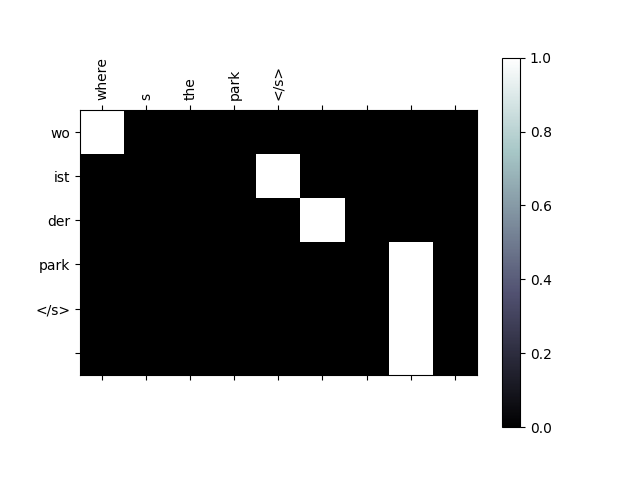

Here is the Python script that generated this plot:
import torch
import torch.nn as nn
from torch.autograd import Variable
import torch.optim as optim
import torch.nn.functional as F
import nltk
import random
import numpy as np
from collections import Counter, OrderedDict
import nltk
from copy import deepcopy
import os
import re
import unicodedata
flatten = lambda l: [item for sublist in l for item in sublist]

from torch.nn.utils.rnn import PackedSequence,pack_padded_sequence
import matplotlib.pyplot as plt
import matplotlib.ticker as ticker
random.seed(1024)

USE_CUDA = torch.cuda.is_available()
gpus = [0]
torch.cuda.set_device(gpus[0])

FloatTensor = torch.cuda.FloatTensor if USE_CUDA else torch.FloatTensor
LongTensor = torch.cuda.LongTensor if USE_CUDA else torch.LongTensor
ByteTensor = torch.cuda.ByteTensor if USE_CUDA else torch.ByteTensor

def getBatch(batch_size, train_data):
    random.shuffle(train_data)
    sindex=0
    eindex=batch_size
    while eindex < len(train_data):
        batch = train_data[sindex: eindex]
        temp = eindex
        eindex = eindex + batch_size
        sindex = temp
        yield batch

    if eindex >= len(train_data):
        batch = train_data[sindex:]
        yield batch

def pad_to_batch(batch, x_to_ix, y_to_ix):

    sorted_batch =  sorted(batch, key=lambda b:b[0].size(1), reverse=True) # sort by len
    x,y = list(zip(*sorted_batch))
    max_x = max([s.size(1) for s in x])
    max_y = max([s.size(1) for s in y])
    x_p, y_p = [], []
    for i in range(len(batch)):
        if x[i].size(1) < max_x:
            x_p.append(torch.cat([x[i], Variable(LongTensor([x_to_ix['<PAD>']] * (max_x - x[i].size(1)))).view(1, -1)], 1))
        else:
            x_p.append(x[i])
        if y[i].size(1) < max_y:
            y_p.append(torch.cat([y[i], Variable(LongTensor([y_to_ix['<PAD>']] * (max_y - y[i].size(1)))).view(1, -1)], 1))
        else:
            y_p.append(y[i])
    input_var = torch.cat(x_p)
    target_var = torch.cat(y_p)
    input_len = [list(map(lambda s: s ==0, t.data)).count(False) for t in input_var]
    target_len = [list(map(lambda s: s ==0, t.data)).count(False) for t in target_var]

    return input_var, target_var, input_len, target_len

def prepare_sequence(seq, to_index):
    idxs = list(map(lambda w: to_index[w] if to_index.get(w) is not None else to_index["<UNK>"], seq))
    return Variable(LongTensor(idxs))

def unicode_to_ascii(s):
    return ''.join(
        c for c in unicodedata.normalize('NFD', s)
        if unicodedata.category(c) != 'Mn'
    )

# Lowercase, trim, and remove non-letter characters
def normalize_string(s):
    s = unicode_to_ascii(s.lower().strip())
    s = re.sub(r"([,.!?])", r" \1 ", s)
    s = re.sub(r"[^a-zA-Z]+", r" ", s)
    s = re.sub(r"\s+", r" ", s).strip()
    return s

corpus=open('/home/kapil/Multiplicative/deu.txt', 'r').readlines()
corpus=corpus[:100000]
print(len(corpus))

MIN_LENGTH = 3
MAX_LENGTH = 25
i=0
X_r, y_r = [], [] # raw
X_t, y_t = [], []
X_tr, y_tr = [], []
for parallel in corpus:
    so,ta = parallel[:-1].split('\t')
    if so.strip() == "" or ta.strip() == "":
        continue

    normalized_so = normalize_string(so).split()
    normalized_ta = normalize_string(ta).split()

    if len(normalized_so) >= MIN_LENGTH and len(normalized_so) <= MAX_LENGTH and len(normalized_ta) >= MIN_LENGTH and len(normalized_ta) <= MAX_LENGTH:
        if i%9!=0:
            X_r.append(normalized_so)
            y_r.append(normalized_ta)
        else:
            X_t.append(normalized_so)
            y_t.append(normalized_ta)
    
    i=i+1

source_vocab = list(set(flatten(X_r)))
target_vocab = list(set(flatten(y_r)))
print(len(source_vocab), len(target_vocab))

source2index = {'<PAD>': 0, '<UNK>': 1, '<s>': 2, '</s>': 3}
for vo in source_vocab:
    if source2index.get(vo) is None:
        source2index[vo] = len(source2index)
index2source = {v:k for k, v in source2index.items()}

target2index = {'<PAD>': 0, '<UNK>': 1, '<s>': 2, '</s>': 3}
for vo in target_vocab:
    if target2index.get(vo) is None:
        target2index[vo] = len(target2index)
index2target = {v:k for k, v in target2index.items()}

X_p, y_p = [], []

for so, ta in zip(X_r, y_r):
    X_p.append(prepare_sequence(so + ['</s>'], source2index).view(1, -1))
    y_p.append(prepare_sequence(ta + ['</s>'], target2index).view(1, -1))
X_p1, y_p1 = [], []
for so, ta in zip(X_t, y_t):
    X_p1.append(prepare_sequence(so + ['</s>'], source2index).view(1, -1))
    y_p1.append(prepare_sequence(ta + ['</s>'], target2index).view(1, -1))

del source_vocab, target_vocab
train_data = list(zip(X_p, y_p))
print("Total Training Examples: ")
print(len(train_data))
class Encoder(nn.Module):
    def __init__(self, input_size, embedding_size,hidden_size, n_layers=1,bidirec=False):
        super(Encoder, self).__init__()

        self.input_size = input_size
        self.hidden_size = hidden_size
        self.n_layers = n_layers

        self.embedding = nn.Embedding(input_size, embedding_size)

        if bidirec:
            self.n_direction = 2
            #self.gru = nn.GRU(embedding_size, hidden_size, n_layers, batch_first=True, bidirectional=True)
            self.lstm = nn.LSTM(embedding_size, hidden_size, n_layers, batch_first=True, bidirectional=True)
        else:
            self.n_direction = 1
            #self.gru = nn.GRU(embedding_size, hidden_size, n_layers, batch_first=True)

    def init_hidden(self, inputs):
        hidden = Variable(torch.zeros(self.n_layers * self.n_direction, inputs.size(0), self.hidden_size))
        return hidden.cuda() if USE_CUDA else hidden

    def initContext(self, inputs):
        context = Variable(torch.zeros(self.n_layers *2, inputs.size(0), self.hidden_size))
        return context.cuda()

    def init_weight(self):
        self.embedding.weight = nn.init.xavier_uniform(self.embedding.weight)
        self.lstm.weight_hh_l0 = nn.init.xavier_uniform(self.lstm.weight_hh_l0)
        self.lstm.weight_ih_l0 = nn.init.xavier_uniform(self.lstm.weight_ih_l0)

    def forward(self, inputs, input_lengths):
        """
        inputs : B, T (LongTensor)
        input_lengths : real lengths of input batch (list)
        """
        hidden = self.init_hidden(inputs)
        context = self.initContext(inputs)
        embedded = self.embedding(inputs)
        packed = pack_padded_sequence(embedded, input_lengths, batch_first=True)
        #outputs, hidden = self.gru(packed, hidden)
        outputs,( hidden, context) = self.lstm(packed, (hidden,context))
        outputs, output_lengths = torch.nn.utils.rnn.pad_packed_sequence(outputs, batch_first=True) # unpack (back to padded)

        if self.n_layers > 1:
            if self.n_direction == 2:
                hidden = hidden[-2:]
                context=context[-2:]
            else:
                hidden = hidden[-1]

        return outputs, torch.cat([h for h in hidden], 1).unsqueeze(1), torch.cat([h for h in context], 1).unsqueeze(1)

class Decoder(nn.Module):
    def __init__(self, input_size, embedding_size, hidden_size, n_layers=1, dropout_p=0.1):
        super(Decoder, self).__init__()

        self.hidden_size = hidden_size
        self.n_layers = n_layers
        self.tanh=nn.Tanh()
        # Define the layers
        self.embedding = nn.Embedding(input_size, embedding_size)
        self.dropout = nn.Dropout(dropout_p)

        #self.gru = nn.GRU(embedding_size + hidden_size, hidden_size, n_layers, batch_first=True)
        self.lstm = nn.LSTM(embedding_size + hidden_size, hidden_size, n_layers, batch_first=True)
        self.linear = nn.Linear(hidden_size * 2, input_size)
        self.attn = nn.Linear(self.hidden_size, self.hidden_size) # Attention
        self.attn_v = nn.Linear(self.hidden_size, self.hidden_size)
    def init_hidden(self,inputs):
        hidden = Variable(torch.zeros(self.n_layers, inputs.size(0), self.hidden_size))
        return hidden.cuda() if USE_CUDA else hidden

    def initContext(self, inputs):
        context = Variable(torch.zeros(self.n_layers, inputs.size(0), self.hidden_size))
        return context.cuda()

    def init_weight(self):
        self.embedding.weight = nn.init.xavier_uniform(self.embedding.weight)
        self.lstm.weight_hh_l0 = nn.init.xavier_uniform(self.lstm.weight_hh_l0)
        self.lstm.weight_ih_l0 = nn.init.xavier_uniform(self.lstm.weight_ih_l0)
        self.linear.weight = nn.init.xavier_uniform(self.linear.weight)
        self.attn.weight = nn.init.xavier_uniform(self.attn.weight)
        #self.attn_v.weight = nn.init.xavier_uniform(self.attn_v.weight)
#         self.attn.bias.data.fill_(0)

    def Multiplicative_Attention(self, hidden, encoder_outputs, encoder_maskings):
        """
        hidden : 1,B,D
        encoder_outputs : B,T,D
        encoder_maskings : B,T # ByteTensor
        """
        hidden = hidden[0].unsqueeze(2)  # (1,B,D) -> (B,D,1)

        batch_size = encoder_outputs.size(0) # B
        max_len = encoder_outputs.size(1) # T
        energies = self.attn(encoder_outputs.contiguous().view(batch_size * max_len, -1)) # B*T,D -> B*T,D
        energies = energies.view(batch_size,max_len, -1) # B,T,D
        #energies = self.tanh(energies)
        #energies = self.attn_v(energies)
        attn_energies = energies.bmm(hidden).squeeze(2) # B,T,D * B,D,1 --> B,T

#         if isinstance(encoder_maskings,torch.autograd.variable.Variable):
#             attn_energies = attn_energies.masked_fill(encoder_maskings,float('-inf'))#-1e12) # PAD masking

        alpha = F.softmax(attn_energies,1) # B,T
        alpha = alpha.unsqueeze(1) # B,1,T
        context = alpha.bmm(encoder_outputs) # B,1,T * B,T,D => B,1,D

        return context, alpha

    def Additive_Attention(self, hidden, encoder_outputs, encoder_maskings):
        """
        hidden : 1,B,D
        encoder_outputs : B,T,D
        encoder_maskings : B,T # ByteTensor
        """
        hidden = hidden[0].unsqueeze(2)  # (1,B,D) -> (B,D,1)

        batch_size = encoder_outputs.size(0) # B
        max_len = encoder_outputs.size(1) # T
        energies = self.attn(encoder_outputs.contiguous().view(batch_size * max_len, -1)) # B*T,D -> B*T,D
        energies = energies.view(batch_size,max_len, -1) # B,T,D
        energies = self.tanh(energies)
        energies = self.attn_v(energies)
        attn_energies = energies.bmm(hidden).squeeze(2) # B,T,D * B,D,1 --> B,T

#         if isinstance(encoder_maskings,torch.autograd.variable.Variable):
#             attn_energies = attn_energies.masked_fill(encoder_maskings,float('-inf'))#-1e12) # PAD masking

        alpha = F.softmax(attn_energies,1) # B,T
        alpha = alpha.unsqueeze(1) # B,1,T
        context = alpha.bmm(encoder_outputs) # B,1,T * B,T,D => B,1,D

        return context, alpha



    def forward(self, inputs, context, max_length, encoder_outputs, encoder_maskings=None, is_training=False):
        """
        inputs : B,1 (LongTensor, START SYMBOL)
        context : B,1,D (FloatTensor, Last encoder hidden state)
        max_length : int, max length to decode # for batch
        encoder_outputs : B,T,D
        encoder_maskings : B,T # ByteTensor
        is_training : bool, this is because adapt dropout only training step.
        """
        # Get the embedding of the current input word
        embedded = self.embedding(inputs)
        hidden = self.init_hidden(inputs)
        context_c = self.initContext(inputs)
        if is_training:
            embedded = self.dropout(embedded)

        decode = []
        # Apply GRU to the output so far
        for i in range(max_length):
            _, (hidden,context_c) = self.lstm(torch.cat((embedded, context), 2), (hidden,context_c))
            #_, hidden = self.gru(torch.cat((embedded, context), 2), hidden) # h_t = f(h_{t-1},y_{t-1},c)
            concated = torch.cat((hidden, context.transpose(0, 1)), 2) # y_t = g(h_t,y_{t-1},c)
            score = self.linear(concated.squeeze(0))
            softmaxed = F.log_softmax(score,1)
            decode.append(softmaxed)
            decoded = softmaxed.max(1)[1]
            embedded = self.embedding(decoded).unsqueeze(1) # y_{t-1}
            if is_training:
                embedded = self.dropout(embedded)

            # compute next context vector using attention
            context, alpha = self.Multiplicative_Attention(hidden, encoder_outputs, encoder_maskings)

        #  column-wise concat, reshape!!
        scores = torch.cat(decode, 1)
        return scores.view(inputs.size(0) * max_length, -1)

    def decode(self, context, encoder_outputs):
        start_decode = Variable(LongTensor([[target2index['<s>']] * 1])).transpose(0, 1)
        embedded = self.embedding(start_decode)
        hidden = self.init_hidden(start_decode)
        context_c = self.initContext(start_decode)
        decodes = []
        attentions = []
        decoded = embedded
        max_len=25
        i=0
        while decoded.data.tolist()[0] != target2index['</s>']and i<max_len: # until </s>
            #_, hidden = self.gru(torch.cat((embedded, context), 2), hidden) # h_t = f(h_{t-1},y_{t-1},c)
            i=i+1
            #print(i,max_len)
            _, (hidden,_) = self.lstm(torch.cat((embedded, context), 2), (hidden,context_c))
            concated = torch.cat((hidden, context.transpose(0, 1)), 2) # y_t = g(h_t,y_{t-1},c)
            score = self.linear(concated.squeeze(0))
            softmaxed = F.log_softmax(score,1)
            decodes.append(softmaxed)
            decoded = softmaxed.max(1)[1]
            embedded = self.embedding(decoded).unsqueeze(1) # y_{t-1}
            #print(encoder_outputs.shape)
            #print(hidden.shape)
            context, alpha = self.Multiplicative_Attention(hidden, encoder_outputs,None)
            attentions.append(alpha.squeeze(1))

        return torch.cat(decodes).max(1)[1], torch.cat(attentions)

EPOCH =20
BATCH_SIZE = 256
EMBEDDING_SIZE = 128
HIDDEN_SIZE = 512
LR = 0.001
DECODER_LEARNING_RATIO = 5.0
RESCHEDULED = False

encoder = Encoder(len(source2index), EMBEDDING_SIZE, HIDDEN_SIZE, 3, True)
decoder = Decoder(len(target2index), EMBEDDING_SIZE, HIDDEN_SIZE * 2)
encoder.init_weight()
decoder.init_weight()

if USE_CUDA:
    encoder = encoder.cuda()
    decoder = decoder.cuda()

loss_function = nn.CrossEntropyLoss(ignore_index=0)
enc_optimizer = optim.Adam(encoder.parameters(), lr=LR)
dec_optimizer = optim.Adam(decoder.parameters(), lr=LR * DECODER_LEARNING_RATIO)
f1=open("Loss.txt","w+")
from tqdm import tqdm_notebook as tqdm
torch.backends.cudnn.benchmark=True
for epoch in tqdm(range(EPOCH)):
    losses=[]
    for i, batch in enumerate(getBatch(BATCH_SIZE, train_data)):
        inputs, targets, input_lengths, target_lengths = pad_to_batch(batch, source2index, target2index)
        input_masks = torch.cat([Variable(ByteTensor(tuple(map(lambda s: s ==0, t.data)))) for t in inputs]).view(inputs.size(0), -1)
        start_decode = Variable(LongTensor([[target2index['<s>']] * targets.size(0)])).transpose(0, 1)
        encoder.zero_grad()
        decoder.zero_grad()
        output, hidden_c, context_c = encoder(inputs, input_lengths)

        preds = decoder(start_decode, hidden_c, targets.size(1), output, input_masks, True)

        loss = loss_function(preds, targets.view(-1))
        losses.append(loss.data.tolist())
        loss.backward()
        torch.nn.utils.clip_grad_norm(encoder.parameters(), 50.0) # gradient clipping
        torch.nn.utils.clip_grad_norm(decoder.parameters(), 50.0) # gradient clipping
        enc_optimizer.step()
        dec_optimizer.step()
        if i % 5==0:
            print("[%02d/%d] [%03d/%d] mean_loss : %0.2f" %(epoch, EPOCH, i, len(train_data)//BATCH_SIZE, np.mean(losses)))
            if ((len(train_data)//BATCH_SIZE)-i)<5:
                f1.write(str(np.mean(losses))+"\n")
            losses=[]

f1.close()


MODEL_SAVE_PATH="/home/kapil/Multiplicative/encoder.pt"
#torch.save(decoder.state_dict(), MODEL_SAVE_PATH)
torch.save(encoder.state_dict(), MODEL_SAVE_PATH)
MODEL_SAVE_PATH1="/home/kapil/Multiplicative/decoder.pt"
#torch.save(decoder.state_dict(), MODEL_SAVE_PATH)
torch.save(decoder.state_dict(), MODEL_SAVE_PATH1)


def show_attention(input_words, output_words, attentions):
    # Set up figure with colorbar
    fig = plt.figure()
    ax = fig.add_subplot(111)
    cax = ax.matshow(attentions.numpy(), cmap='bone')
    fig.colorbar(cax)

    # Set up axes
    ax.set_xticklabels([''] + input_words, rotation=90)
    ax.set_yticklabels([''] + output_words)

    # Show label at every tick
    ax.xaxis.set_major_locator(ticker.MultipleLocator(1))
    ax.yaxis.set_major_locator(ticker.MultipleLocator(1))

#     show_plot_visdom()
    plt.show()
    plt.savefig('LSTM_Multiplicative.png')
    plt.close()
test_data = list(zip(X_p1, y_p1))
target_reference=[]
hypothesis=[]
source_reference=[]

target_reference_t=[]
hypothesis_t=[]
source_reference_t=[]

print("Total Testing Examples:")
print(len(test_data))
print("Initializing testing......")
for i in range(10000):
    print(i)
    #test = random.choice(test_data)
    test = random.choice(train_data)
    input_ = test[0]
    truth = test[1]
    #print(input_)
    #print(len(input_))
    output, hidden, context_c = encoder(input_, [input_.size(1)])
    pred, attn = decoder.decode(hidden, output)

    input_ = [index2source[i] for i in input_.data.tolist()[0]]
    pred = [index2target[i] for i in pred.data.tolist()]
    source_reference.append(input_)
    target_reference.append(truth)
    hypothesis.append(pred)

for i in range(10000):
    print(i)
    test = random.choice(test_data)
    #test = random.choice(train_data)
    input_ = test[0]
    truth = test[1]
    #print(input_)
    #print(len(input_))
    output, hidden, context_c = encoder(input_, [input_.size(1)])
    pred, attn = decoder.decode(hidden, output)

    input_ = [index2source[i] for i in input_.data.tolist()[0]]
    pred = [index2target[i] for i in pred.data.tolist()]
    source_reference_t.append(input_)
    target_reference_t.append(truth)
    hypothesis_t.append(pred)



bleuscore_unigram=[]
bleuscore_4_gram=[]
for i in range(10000):
    bleuscore_unigram.append(nltk.translate.bleu_score.sentence_bleu([target_reference[i]], hypothesis[i],weights=(1,0,0,0)))
    bleuscore_4_gram.append(nltk.translate.bleu_score.sentence_bleu([target_reference[i]], hypothesis[i],weights=(0.25,0.25,0.25,0.25)))
f2=open("Predictions.txt","w+")
for j in range(10000):

    f2.write(' Source :'+' '.join([i for i in source_reference[j] if i not in ['</s>']]))
    f2.write(' Truth : '+' '.join([index2target[i] for i in target_reference[j].data.tolist()[0] if i not in [2, 3]]))
    f2.write(' Prediction : '+' '.join([i for i in hypothesis[j] if i not in ['</s>']]))

    f2.write("\n")


bleuscore_unigram_t=[]
bleuscore_4_gram_t=[]
for i in range(10000):
    bleuscore_unigram_t.append(nltk.translate.bleu_score.sentence_bleu([target_reference_t[i]], hypothesis_t[i],weights=(1,0,0,0)))
    bleuscore_4_gram_t.append(nltk.translate.bleu_score.sentence_bleu([target_reference_t[i]], hypothesis_t[i],weights=(0.25,0.25,0.25,0.25)))
f3=open("Predictions_t.txt","w+")
for j in range(10000):

    f3.write(' Source :'+' '.join([i for i in source_reference_t[j] if i not in ['</s>']]))
    f3.write(' Truth : '+' '.join([index2target[i] for i in target_reference_t[j].data.tolist()[0] if i not in [2, 3]]))
    f3.write(' Prediction : '+' '.join([i for i in hypothesis_t[j] if i not in ['</s>']]))

    f3.write("\n")

"""
f2.write(' Source :'+' '.join([i for i in source_reference[1] if i not in ['</s>']]))
f2.write(' Truth : '+' '.join([index2target[i] for i in target_reference[1].data.tolist()[0] if i not in [2, 3]]))
f2.write(' Prediction : '+' '.join([i for i in hypothesis[1] if i not in ['</s>']]))

f2.write("\n")

f2.write(' Source :'+' '.join([i for i in source_reference[2] if i not in ['</s>']]))
f2.write(' Truth : '+' '.join([index2target[i] for i in target_reference[2].data.tolist()[0] if i not in [2, 3]]))
f2.write(' Prediction : '+' '.join([i for i in hypothesis[2] if i not in ['</s>']]))

f2.write("\n")

f2.write(' Source :'+' '.join([i for i in source_reference[3] if i not in ['</s>']]))
f2.write(' Truth : '+' '.join([index2target[i] for i in target_reference[3].data.tolist()[0] if i not in [2, 3]]))
f2.write(' Prediction : '+' '.join([i for i in hypothesis[3] if i not in ['</s>']]))

f2.write("\n")

f2.write(' Source :'+' '.join([i for i in source_reference[4] if i not in ['</s>']]))
f2.write(' Truth : '+' '.join([index2target[i] for i in target_reference[4].data.tolist()[0] if i not in [2, 3]]))
f2.write(' Prediction : '+' '.join([i for i in hypothesis[4] if i not in ['</s>']]))

f2.write("\n")

f2.write(' Source :'+' '.join([i for i in source_reference[5] if i not in ['</s>']]))
f2.write(' Truth : '+' '.join([index2target[i] for i in target_reference[5].data.tolist()[0] if i not in [2, 3]]))
f2.write(' Prediction : '+' '.join([i for i in hypothesis[5] if i not in ['</s>']]))

f2.write("\n")

f2.write(' Source :'+' '.join([i for i in source_reference[6] if i not in ['</s>']]))
f2.write(' Truth : '+' '.join([index2target[i] for i in target_reference[6].data.tolist()[0] if i not in [2, 3]]))
f2.write(' Prediction : '+' '.join([i for i in hypothesis[6] if i not in ['</s>']]))

f2.write("\n")

f2.write(' Source :'+' '.join([i for i in source_reference[7] if i not in ['</s>']]))
f2.write(' Truth : '+' '.join([index2target[i] for i in target_reference[7].data.tolist()[0] if i not in [2, 3]]))
f2.write(' Prediction : '+' '.join([i for i in hypothesis[7] if i not in ['</s>']]))

f2.write("\n")

f2.write(' Source :'+' '.join([i for i in source_reference[8] if i not in ['</s>']]))
f2.write(' Truth : '+' '.join([index2target[i] for i in target_reference[8].data.tolist()[0] if i not in [2, 3]]))
f2.write(' Prediction : '+' '.join([i for i in hypothesis[8] if i not in ['</s>']]))

f2.write("\n")

f2.write(' Source :'+' '.join([i for i in source_reference[9] if i not in ['</s>']]))
f2.write(' Truth : '+' '.join([index2target[i] for i in target_reference[9].data.tolist()[0] if i not in [2, 3]]))
f2.write(' Prediction : '+' '.join([i for i in hypothesis[9] if i not in ['</s>']]))
"""
f2.close()
"""
print('Source :',' '.join([i for i in source_reference[0] if i not in ['</s>']]))
print('Truth : ',' '.join([index2target[i] for i in target_reference[0].data.tolist()[0] if i not in [2, 3]]))
print('Prediction : ',' '.join([i for i in hypothesis[0] if i not in ['</s>']]))

print('Source :',' '.join([i for i in source_reference[1] if i not in ['</s>']]))
print('Truth : ',' '.join([index2target[i] for i in target_reference[1].data.tolist()[0] if i not in [2, 3]]))
print('Prediction : ',' '.join([i for i in hypothesis[1] if i not in ['</s>']]))

print('Source :',' '.join([i for i in source_reference[2] if i not in ['</s>']]))
print('Truth : ',' '.join([index2target[i] for i in target_reference[0].data.tolist()[0] if i not in [2, 3]]))
print('Prediction : ',' '.join([i for i in hypothesis[2] if i not in ['</s>']]))

print('Source :',' '.join([i for i in source_reference[3] if i not in ['</s>']]))
print('Truth : ',' '.join([index2target[i] for i in target_reference[3].data.tolist()[0] if i not in [2, 3]]))
print('Prediction : ',' '.join([i for i in hypothesis[3] if i not in ['</s>']]))

print('Source :',' '.join([i for i in source_reference[4] if i not in ['</s>']]))
print('Truth : ',' '.join([index2target[i] for i in target_reference[4].data.tolist()[0] if i not in [2, 3]]))
print('Prediction : ',' '.join([i for i in hypothesis[4] if i not in ['</s>']]))

print('Source :',' '.join([i for i in source_reference[5] if i not in ['</s>']]))
print('Truth : ',' '.join([index2target[i] for i in target_reference[5].data.tolist()[0] if i not in [2, 3]]))
print('Prediction : ',' '.join([i for i in hypothesis[5] if i not in ['</s>']]))

print('Source :',' '.join([i for i in source_reference[6] if i not in ['</s>']]))
print('Truth : ',' '.join([index2target[i] for i in target_reference[6].data.tolist()[0] if i not in [2, 3]]))
print('Prediction : ',' '.join([i for i in hypothesis[6] if i not in ['</s>']]))

print('Source :',' '.join([i for i in source_reference[7] if i not in ['</s>']]))
print('Truth : ',' '.join([index2target[i] for i in target_reference[7].data.tolist()[0] if i not in [2, 3]]))
print('Prediction : ',' '.join([i for i in hypothesis[7] if i not in ['</s>']]))

print('Source :',' '.join([i for i in source_reference[8] if i not in ['</s>']]))
print('Truth : ',' '.join([index2target[i] for i in target_reference[8].data.tolist()[0] if i not in [2, 3]]))
print('Prediction : ',' '.join([i for i in hypothesis[8] if i not in ['</s>']]))

print('Source :',' '.join([i for i in source_reference[9] if i not in ['</s>']]))
print('Truth : ',' '.join([index2target[i] for i in target_reference[9].data.tolist()[0] if i not in [2, 3]]))
print('Prediction : ',' '.join([i for i in hypothesis[9] if i not in ['</s>']]))

"""
print(bleuscore_unigram)
f= open("bleuscore.txt","w+")
f.write("Unigram Bleu Score "+str(float(np.mean(bleuscore_unigram_t))))
f.write("4 gram Bleu Score "+str(float(np.mean(bleuscore_4_gram_t))))

if USE_CUDA:
    attn = attn.cpu()
print("Saving attention diagram")
show_attention(source_reference[0], hypothesis[0], attn.data)
